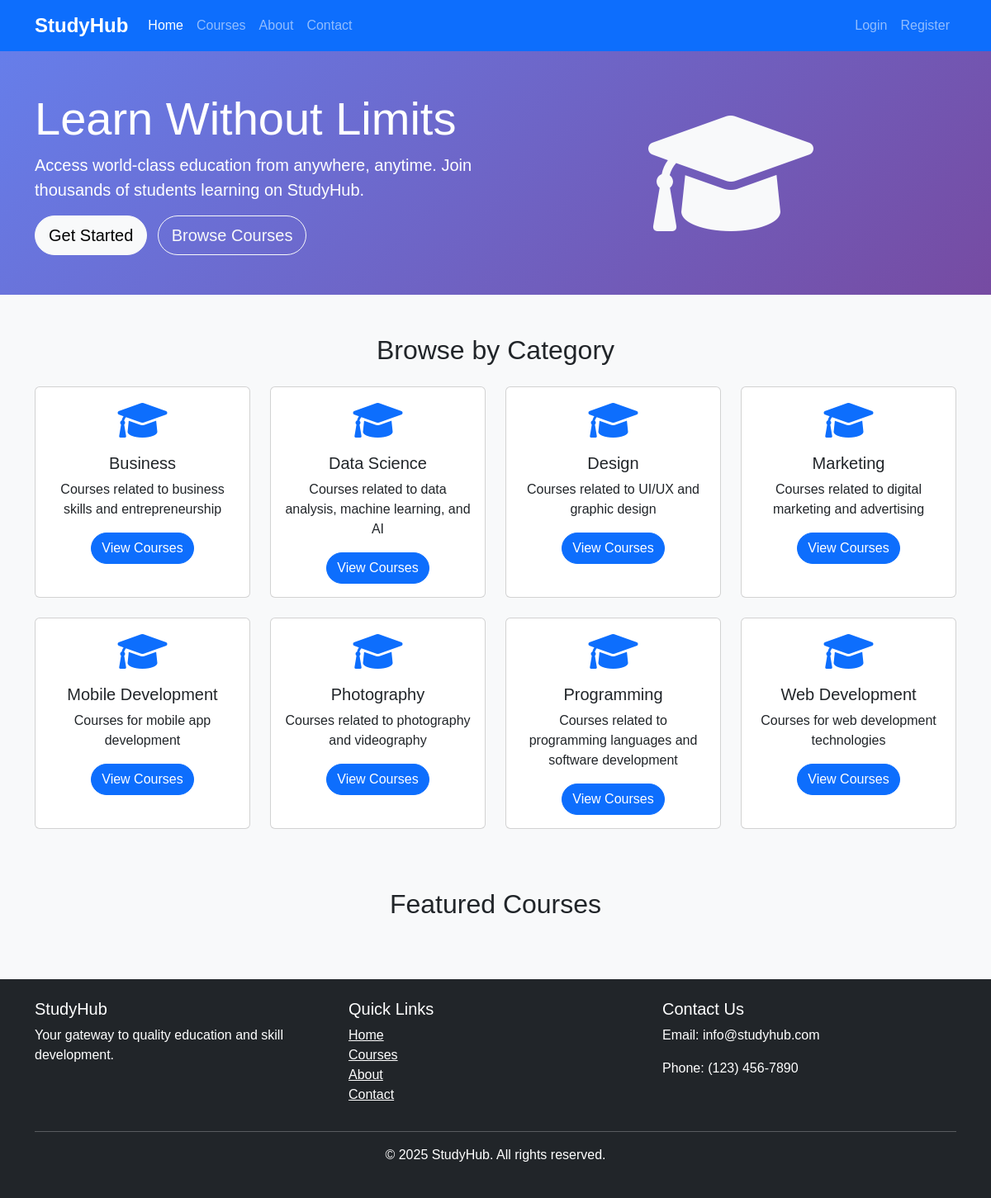
The page / on the database its author committed.
### tables this page shows
CREATE TABLE categories (
    category_id INT AUTO_INCREMENT PRIMARY KEY,
    name VARCHAR(100) UNIQUE NOT NULL,
    description TEXT,
    created_at TIMESTAMP DEFAULT CURRENT_TIMESTAMP
);

### includes/config.php (called while the page is built, shortened)
<?php
require_once 'db_connection.php';
require_once 'functions.php';
function isLoggedIn() {
    return isset($_SESSION['user_id']);
}
?>

### includes/functions.php (called while the page is built, shortened)
<?php
function getCategories() {
    global $pdo;
    $stmt = $pdo->query("SELECT * FROM categories ORDER BY name");
    return $stmt->fetchAll(PDO::FETCH_ASSOC);
}
?>

### index.php (the view, shortened to what this page needs)
<?php
require_once 'includes/config.php';
require_once 'includes/functions.php';
$categories = getCategories();
?>
<!DOCTYPE html>
<html lang="en">
<head>
    <link href="https://cdn.jsdelivr.net/npm/bootstrap@5.3.0/dist/css/bootstrap.min.css" rel="stylesheet">
    <link rel="stylesheet" href="https://cdnjs.cloudflare.com/ajax/libs/font-awesome/6.0.0/css/all.min.css">
    <link rel="stylesheet" href="assets/css/style.css">
</head>
<body>
    <nav class="navbar navbar-expand-lg navbar-dark bg-primary">
        <div class="container">
            <a class="navbar-brand" href="index.php">StudyHub</a>
            <div class="collapse navbar-collapse" id="navbarNav">
                <ul class="navbar-nav me-auto">
                    <li class="nav-item">
                        <a class="nav-link active" href="index.php">Home</a>
                    </li>
                    <li class="nav-item">
                        <a class="nav-link" href="courses.php">Courses</a>
                    </li>
                    <li class="nav-item">
                        <a class="nav-link" href="about.php">About</a>
                    </li>
                    <li class="nav-item">
                        <a class="nav-link" href="contact.php">Contact</a>
                    </li>
                </ul>
                <ul class="navbar-nav">
                    <?php if (isLoggedIn()): ?>
                        <li class="nav-item dropdown">
                            <a class="nav-link dropdown-toggle" href="#" id="navbarDropdown" role="button" data-bs-toggle="dropdown">
                                <i class="fas fa-user"></i> <?php echo $_SESSION['first_name']; ?>
                            </a>
                            <ul class="dropdown-menu">
                                <?php if (getCurrentUserRole() === 'student'): ?>
                                    <li><a class="dropdown-item" href="student/dashboard.php">My Dashboard</a></li>
                                    <li><a class="dropdown-item" href="student/my_courses.php">My Courses</a></li>
                                <?php elseif (getCurrentUserRole() === 'instructor'): ?>
                                    <li><a class="dropdown-item" href="instructor/dashboard.php">Instructor Dashboard</a></li>
                                    <li><a class="dropdown-item" href="instructor/my_courses.php">My Courses</a></li>
                                <?php elseif (getCurrentUserRole() === 'admin'): ?>
                                    <li><a class="dropdown-item" href="admin/dashboard.php">Admin Dashboard</a></li>
                                <?php endif; ?>
                                <li><hr class="dropdown-divider"></li>
                                <li><a class="dropdown-item" href="logout.php">Logout</a></li>
                            </ul>
                        </li>
                    <?php else: ?>
                        <li class="nav-item">
                            <a class="nav-link" href="login.php">Login</a>
                        </li>
                        <li class="nav-item">
                            <a class="nav-link" href="register.php">Register</a>
                        </li>
                    <?php endif; ?>
                </ul>
            </div>
        </div>
    </nav>
    <div class="hero-section bg-primary text-white py-5">
        <div class="container">
            <div class="row align-items-center">
                <div class="col-md-6">
                    <h1 class="display-4">Learn Without Limits</h1>
                    <p class="lead">Access world-class education from anywhere, anytime. Join thousands of students learning on StudyHub.</p>
                    <?php if (!isLoggedIn()): ?>
                        <a href="register.php" class="btn btn-light btn-lg">Get Started</a>
                        <a href="courses.php" class="btn btn-outline-light btn-lg ms-2">Browse Courses</a>
                    <?php else: ?>
                        <a href="courses.php" class="btn btn-light btn-lg">Start Learning</a>
                    <?php endif; ?>
                </div>
                <div class="col-md-6 text-center">
                    <i class="fas fa-graduation-cap fa-10x text-light"></i>
                </div>
            </div>
        </div>
    </div>
    <div class="container my-5">
        <h2 class="text-center mb-4">Browse by Category</h2>
        <div class="row">
            <?php foreach ($categories as $category): ?>
                <div class="col-md-3 mb-4">
                    <div class="card h-100 text-center">
                        <div class="card-body">
                            <i class="fas fa-graduation-cap fa-3x text-primary mb-3"></i>
                            <h5 class="card-title"><?php echo htmlspecialchars($category['name']); ?></h5>
                            <p class="card-text"><?php echo htmlspecialchars($category['description']); ?></p>
                            <a href="courses.php?category=<?php echo $category['category_id']; ?>" class="btn btn-primary">View Courses</a>
                        </div>
                    </div>
                </div>
            <?php endforeach; ?>
        </div>
    </div>
    <div class="container my-5">
        <h2 class="text-center mb-4">Featured Courses</h2>
    </div>
    <footer class="bg-dark text-white py-4 mt-5">
        <div class="container">
            <div class="row">
                <div class="col-md-4">
                    <h5>StudyHub</h5>
                    <p>Your gateway to quality education and skill development.</p>
                </div>
                <div class="col-md-4">
                    <h5>Quick Links</h5>
                    <ul class="list-unstyled">
                        <li><a href="index.php" class="text-white">Home</a></li>
                        <li><a href="courses.php" class="text-white">Courses</a></li>
                        <li><a href="about.php" class="text-white">About</a></li>
                        <li><a href="contact.php" class="text-white">Contact</a></li>
                    </ul>
                </div>
                <div class="col-md-4">
                    <h5>Contact Us</h5>
                    <p>Email: info@studyhub.com</p>
                    <p>Phone: (123) 456-7890</p>
                </div>
            </div>
            <hr>
            <div class="text-center">
                <p>&copy; 2025 StudyHub. All rights reserved.</p>
            </div>
        </div>
    </footer>
</body>
</html>

### assets/css/style.css (style rules this page uses)
body { font-family: 'Arial', sans-serif; background-color: #f8f9fa; }
.hero-section { background: linear-gradient(135deg, #667eea 0%, #764ba2 100%); margin-bottom: 2rem; }
.card { transition: transform 0.3s ease, box-shadow 0.3s ease; }
.btn { border-radius: 30px; }
.navbar-brand { font-weight: bold; font-size: 1.5rem; }
footer { margin-top: auto; }

### rows shown on the page
categories: name "Business", description "Courses related to business skills and entrepreneurship"
categories: name "Data Science", description "Courses related to data analysis, machine learning, and AI"
categories: name "Design", description "Courses related to UI/UX and graphic design"
categories: name "Marketing", description "Courses related to digital marketing and advertising"
categories: name "Mobile Development", description "Courses for mobile app development"
categories: name "Photography", description "Courses related to photography and videography"
categories: name "Programming", description "Courses related to programming languages and software development"
categories: name "Web Development", description "Courses for web development technologies"
